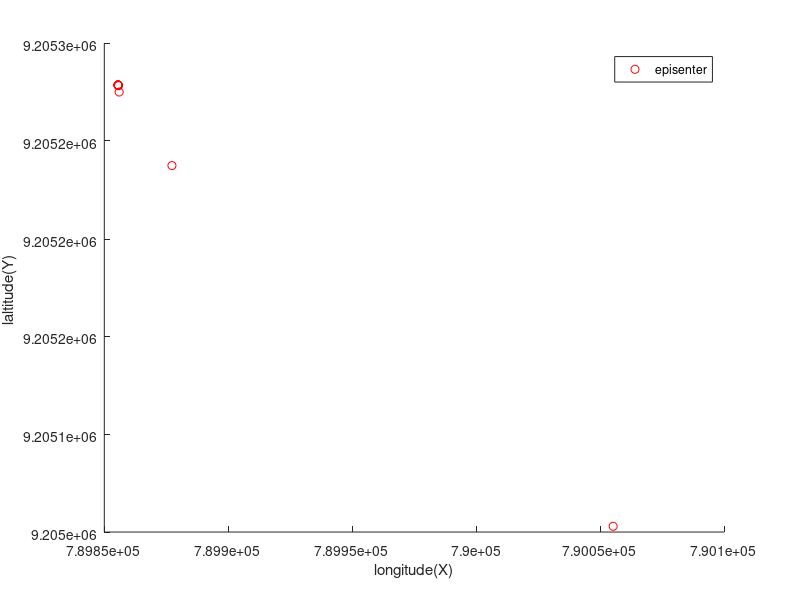

MATLAB code to generate this figure:
clc
clear all

a=1:10;a=a'; %jumlah iterasi

%=============================== delta m
xo=[790055.307281783000000
789877.396296814000000
789856.111430346000000
789855.846073376000000
789855.699262554000000
789855.674171732000000
789855.669244820000000
789855.668319714000000
789855.668144826000000
789855.668111845000000];

yo=[9205053.938942810000000
9205238.361686370000000
9205275.969778000000000
9205279.175137090000000
9205279.479861380000000
9205279.520349880000000
9205279.527140850000000
9205279.528377730000000
9205279.528608850000000
9205279.528652330000000];

zo=[326.734235452000000
-64.460393023000000
-123.296660193000000
-131.514383932000000
-132.841590688000000
-133.079314169000000
-133.123503893000000
-133.131805422000000
-133.133369553000000
-133.133664491000000];

to=[49.338375518000000
49.181033262000000
49.156709665000000
49.154458411000000
49.154119072000000
49.154058935000000
49.154047763000000
49.154045665000000
49.154045270000000
49.154045196000000];

%===================================== plot data
scatter(xo,yo,'r'); 
legend('episenter');
xlabel('longitude(X)'); ylabel('laltitude(Y)')


